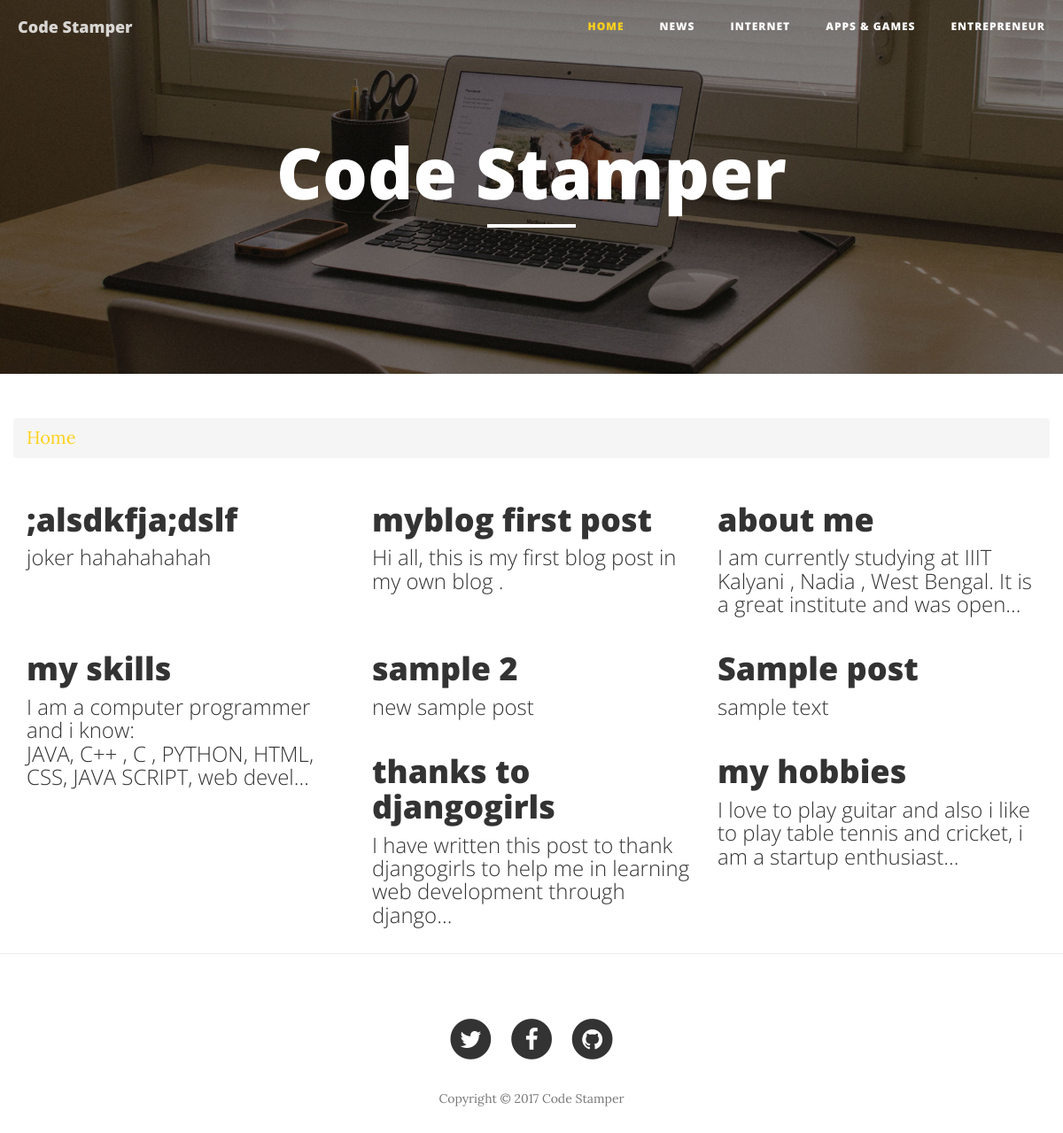
Before: / with the older database file.
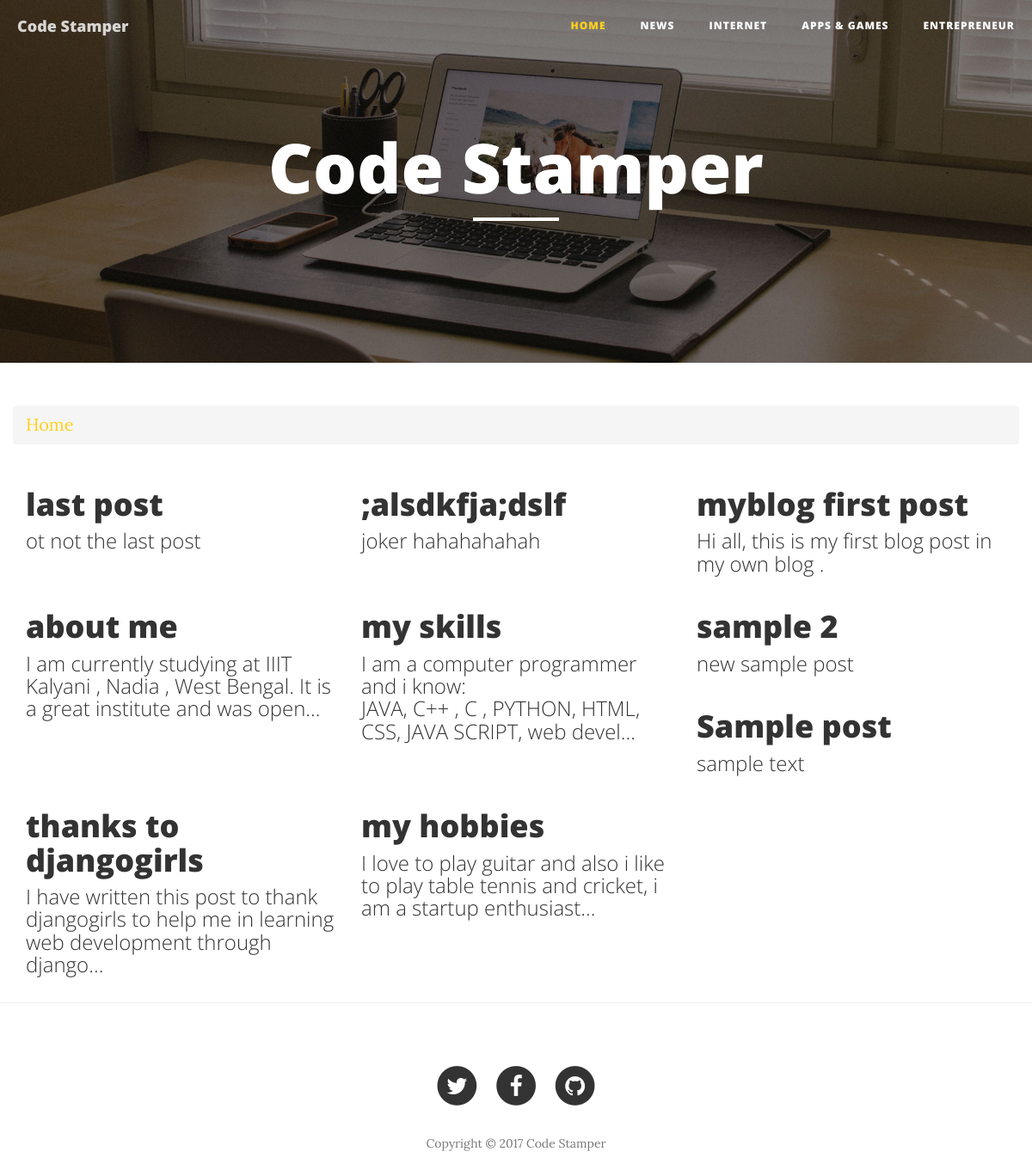
After: the same page with the newer database file.
### blog/models.py (models this page shows, shortened)
class Post(models.Model):
    author = models.ForeignKey('auth.User')
    title = models.CharField(max_length=200)
    image = models.ImageField(upload_to='media', default='no-img.png')
    text = models.TextField()
    published_date = models.DateTimeField(
            default=timezone.now)
    section = models.CharField(max_length=15, default='home')

### blog/views.py (the view)
# urls.py: url(r'^$', views.home, name='home'),
def home(request):
	posts = Post.objects.filter(section__iexact='home').order_by('-published_date')
	return render(request, 'blog/home.html', {'posts' : posts})

### blog/templates/blog/home.html (shortened to what this page needs)
<!DOCTYPE html>
<html lang="en">
<head>
    <link href="/static/vendor/bootstrap/css/bootstrap.min.css" rel="stylesheet">
    <link href="/static/css/clean-blog.min.css" rel="stylesheet">
    <link href="/static/vendor/font-awesome/css/font-awesome.min.css" rel="stylesheet" type="text/css">
</head>
<body>
    <nav class="navbar navbar-default navbar-custom navbar-fixed-top">
        <div class="container-fluid">
            <div class="navbar-header page-scroll">
                <a class="navbar-brand" href="home">Code Stamper</a>
            </div>
            <div class="collapse navbar-collapse" id="bs-example-navbar-collapse-1">
                <ul class="nav navbar-nav navbar-right">
                    <li>
                        <a class="active" href="#">Home</a>
                    </li>
                    <li>
                        <a href="news">News</a>
                    </li>
                    <li>
                        <a href="internet">Internet</a>
                    </li>
                    <li>
                        <a href="apps_games">Apps &amp games</a>
                    </li>
                    <li>
                        <a href="entrepreneur">Entrepreneur</a>
                    </li>
                </ul>
            </div>
        </div>
    </nav>
    <header class="intro-header" style="background-image: url('/static/img/home-bg.jpg')">
        <div class="container">
            <div class="row">
                <div class="col-lg-8 col-lg-offset-2 col-md-10 col-md-offset-1">
                    <div class="site-heading">
                        <h1>Code Stamper</h1>
                        <hr class="small">
                    </div>
                </div>
            </div>
        </div>
    </header>
    <div class="container">
        <div class="row">
            <ol class="breadcrumb">
                <li class="breadcrumb-item active">Home</li>
            </ol>
        </div>
        <div class="row">
	    {% for post in posts %}
         <div class="col-md-4 col-xs-12">
                <div class="post-preview">
                    <a href="{% url 'post_detail' pk=post.pk %}">
                      <h2 class="post-title">
			{{ post.title | truncatechars:30 }}
                        </h2>
                        <h3 class="post-subtitle">
			  {{ post.text | linebreaksbr | truncatechars:100 }}
                        </h3>
                    </a>
                </div>
        </div>
		{% endfor %}
        </div>
    </div>
    <hr>
    <footer>
        <div class="container">
            <div class="row">
                <div class="col-lg-8 col-lg-offset-2 col-md-10 col-md-offset-1">
                    <ul class="list-inline text-center">
                        <li>
                            <a href="https://twitter.com">
                                <span class="fa-stack fa-lg">
                                    <i class="fa fa-circle fa-stack-2x"></i>
                                    <i class="fa fa-twitter fa-stack-1x fa-inverse"></i>
                                </span>
                            </a>
                        </li>
                        <li>
                            <a href="https://facebook.com">
                                <span class="fa-stack fa-lg">
                                    <i class="fa fa-circle fa-stack-2x"></i>
                                    <i class="fa fa-facebook fa-stack-1x fa-inverse"></i>
                                </span>
                            </a>
                        </li>
                        <li>
                            <a href="https://github.com/abhi40308/code-stamper">
                                <span class="fa-stack fa-lg">
                                    <i class="fa fa-circle fa-stack-2x"></i>
                                    <i class="fa fa-github fa-stack-1x fa-inverse"></i>
                                </span>
                            </a>
                        </li>
                    </ul>
                    <p class="copyright text-muted">Copyright &copy; 2017 Code Stamper</p>
                </div>
            </div>
        </div>
    </footer>
</body>
</html>

### blog/templates/blog/home.html (style rules this page uses)
.active { color: #ffd11a !important; }

Changed rows visible on the page:
added Post: title "last post", text "ot not the last post"
